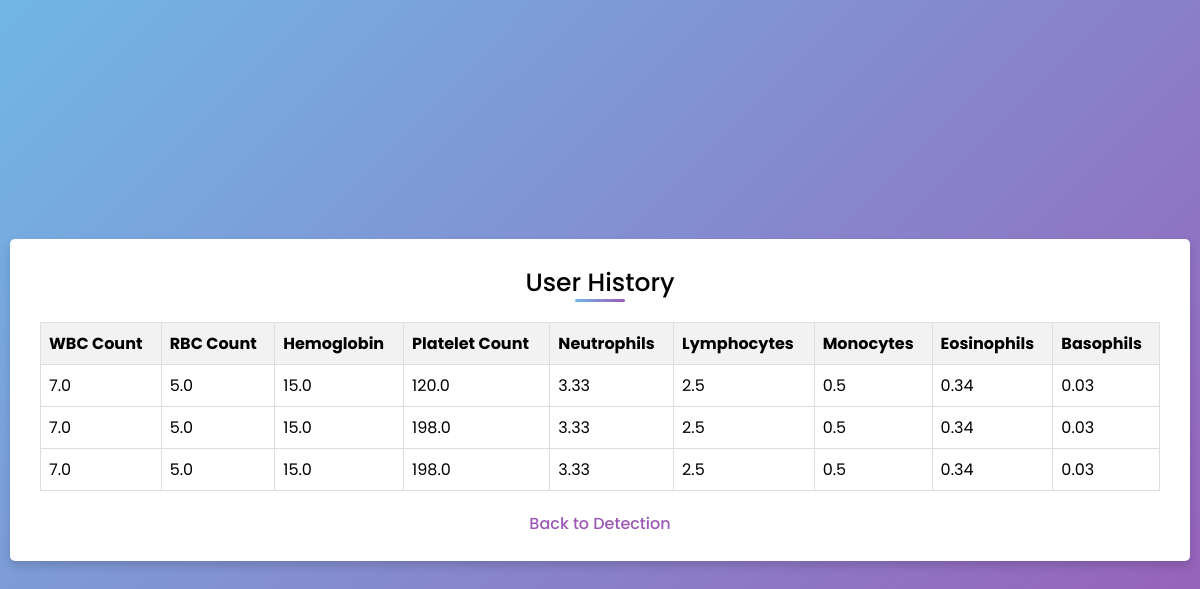
The page /view_history (signed in) on the database its author committed.
### tables this page shows
CREATE TABLE user_history (
            id INTEGER PRIMARY KEY AUTOINCREMENT,
            user_id INTEGER,
            WBC REAL,
            RBC REAL,
            HGB REAL,
            PLT REAL,
            NEUT REAL,
            LYMPH REAL,
            MONO REAL,
            EO REAL,
            BASO REAL,
            result INTEGER,
            FOREIGN KEY (user_id) REFERENCES users(id)
        );

### main.py (the view)
@app.route('/view_history')
def view_history():
    history_data = get_user_history(session.get('user_id'))
    return render_template('history.html', history=history_data)

### main.py (called while the page is built)
def get_db_connection():
    conn = sqlite3.connect('users.db')
    conn.row_factory = sqlite3.Row
    return conn

def get_user_history(user_id):
    conn = get_db_connection()
    cursor = conn.execute('''
        SELECT * FROM user_history WHERE user_id = ?
    ''', (user_id,))
    history = cursor.fetchall()
    conn.close()
    return history

### templates/history.html (shortened to what this page needs)
<!DOCTYPE html>
<html lang="en" dir="ltr">
<head>
</head>
<body>
  <div class="container">
    <div class="title">User History</div>
    <table>
      <thead>
        <tr>
          <th>WBC Count</th>
          <th>RBC Count</th>
          <th>Hemoglobin</th>
          <th>Platelet Count</th>
          <th>Neutrophils</th>
          <th>Lymphocytes</th>
          <th>Monocytes</th>
          <th>Eosinophils</th>
          <th>Basophils</th>
        </tr>
      </thead>
      <tbody>
        {% for record in history %}
        <tr>
          <td>{{ record.WBC }}</td>
          <td>{{ record.RBC }}</td>
          <td>{{ record.HGB }}</td>
          <td>{{ record.PLT }}</td>
          <td>{{ record.NEUT }}</td>
          <td>{{ record.LYMPH }}</td>
          <td>{{ record.MONO }}</td>
          <td>{{ record.EO }}</td>
          <td>{{ record.BASO }}</td>
        </tr>
        {% endfor %}
      </tbody>
    </table>
    <div class="back-link">
      <a href="{{ url_for('view_history') }}">Back to Detection</a>
    </div>
  </div>
</body>
</html>

### templates/history.html (style rules this page uses)
* { margin: 0; padding: 0; box-sizing: border-box; font-family: 'Poppins', sans-serif; }
body { height: 100vh; display: flex; justify-content: center; align-items: center; padding: 10px; background: linear-gradient(135deg, #71b7e6, #9b59b6); }
.container { max-width: 1300px; width: 100%; background-color: #fff; padding: 25px 30px; border-radius: 5px; box-shadow: 0 5px 10px rgba(0, 0, 0, 0.15); position: relative; text-align: center; }
.container .title { font-size: 25px; font-weight: 500; position: relative; text-align: center; margin-bottom: 20px; }
.container .title::before { content: ""; position: absolute; left: 50%; bottom: 0; transform: translateX(-50%); height: 3px; width: 50px; border-radius: 5px; background: linear-gradient(135deg, #71b7e6, #9b59b6); }
table { width: 100%; border-collapse: collapse; margin-top: 20px; }
th, td { border: 1px solid #dddddd; text-align: left; padding: 8px; }
th { background-color: #f2f2f2; }
tr:nth-child(even) { background-color: #ffffff; }
.back-link { margin-top: 20px; }
.back-link a { color: #9b59b6; text-decoration: none; font-weight: 500; }

### rows shown on the page
user_history: WBC "7.0", RBC "5.0", HGB "15.0", PLT "120.0", NEUT "3.33", LYMPH "2.5", MONO "0.5", EO "0.34", BASO "0.03"
user_history: WBC "7.0", RBC "5.0", HGB "15.0", PLT "198.0", NEUT "3.33", LYMPH "2.5", MONO "0.5", EO "0.34", BASO "0.03"
user_history: WBC "7.0", RBC "5.0", HGB "15.0", PLT "198.0", NEUT "3.33", LYMPH "2.5", MONO "0.5", EO "0.34", BASO "0.03"
